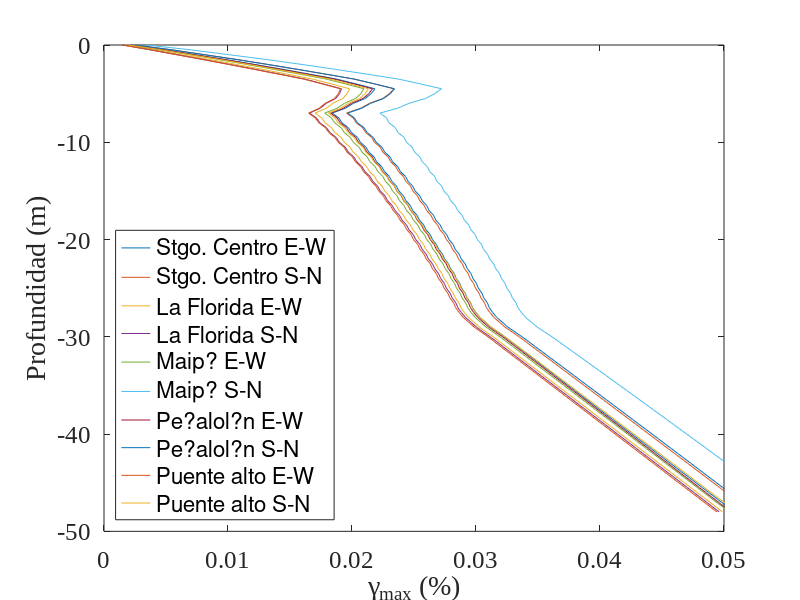

The MATLAB source for this figure:
zetas=-48.0:0.5:0;

maximosStgoCentroEW=1.0e-03*[
    0.5083
    0.5031
    0.4979
    0.4928
    0.4876
    0.4825
    0.4773
    0.4722
    0.4670
    0.4618
    0.4567
    0.4515
    0.4464
    0.4412
    0.4360
    0.4309
    0.4257
    0.4205
    0.4154
    0.4102
    0.4051
    0.3999
    0.3948
    0.3897
    0.3845
    0.3794
    0.3743
    0.3692
    0.3641
    0.3590
    0.3539
    0.3488
    0.3436
    0.3385
    0.3334
    0.3282
    0.3231
    0.3175
    0.3119
    0.3075
    0.3031
    0.2999
    0.2972
    0.2956
    0.2928
    0.2912
    0.2884
    0.2868
    0.2840
    0.2825
    0.2795
    0.2778
    0.2747
    0.2730
    0.2698
    0.2680
    0.2649
    0.2631
    0.2597
    0.2578
    0.2544
    0.2524
    0.2489
    0.2470
    0.2434
    0.2414
    0.2378
    0.2358
    0.2321
    0.2300
    0.2261
    0.2239
    0.2198
    0.2177
    0.2135
    0.2112
    0.2068
    0.2044
    0.1996
    0.1971
    0.1919
    0.1894
    0.1841
    0.1947
    0.2010
    0.2107
    0.2155
    0.2185
    0.2033
    0.1875
    0.1660
    0.1442
    0.1217
    0.0986
    0.0740
    0.0494
    0.0220];

maximosStgoCentroSN=1.0e-03*[
    0.5224
    0.5173
    0.5121
    0.5069
    0.5017
    0.4965
    0.4913
    0.4861
    0.4810
    0.4758
    0.4706
    0.4654
    0.4602
    0.4550
    0.4498
    0.4446
    0.4394
    0.4342
    0.4290
    0.4238
    0.4186
    0.4133
    0.4081
    0.4029
    0.3977
    0.3925
    0.3872
    0.3820
    0.3768
    0.3715
    0.3663
    0.3611
    0.3558
    0.3506
    0.3453
    0.3401
    0.3348
    0.3291
    0.3233
    0.3189
    0.3144
    0.3112
    0.3084
    0.3068
    0.3040
    0.3024
    0.2996
    0.2980
    0.2952
    0.2937
    0.2907
    0.2890
    0.2859
    0.2842
    0.2810
    0.2793
    0.2761
    0.2743
    0.2709
    0.2690
    0.2656
    0.2636
    0.2601
    0.2582
    0.2546
    0.2527
    0.2490
    0.2472
    0.2433
    0.2414
    0.2374
    0.2353
    0.2312
    0.2291
    0.2248
    0.2227
    0.2181
    0.2159
    0.2110
    0.2086
    0.2034
    0.2010
    0.1956
    0.2070
    0.2141
    0.2248
    0.2302
    0.2338
    0.2180
    0.2015
    0.1789
    0.1559
    0.1322
    0.1077
    0.0814
    0.0550
    0.0251];

maximosStgolafloridaEW=1.0e-03*[
    0.4961
    0.4910
    0.4859
    0.4808
    0.4756
    0.4705
    0.4654
    0.4603
    0.4551
    0.4500
    0.4449
    0.4398
    0.4346
    0.4295
    0.4244
    0.4193
    0.4141
    0.4090
    0.4039
    0.3987
    0.3936
    0.3885
    0.3833
    0.3782
    0.3731
    0.3679
    0.3628
    0.3577
    0.3525
    0.3474
    0.3423
    0.3371
    0.3320
    0.3269
    0.3217
    0.3166
    0.3114
    0.3058
    0.3003
    0.2959
    0.2915
    0.2882
    0.2854
    0.2837
    0.2808
    0.2790
    0.2761
    0.2744
    0.2715
    0.2698
    0.2668
    0.2649
    0.2617
    0.2598
    0.2566
    0.2547
    0.2514
    0.2494
    0.2460
    0.2439
    0.2404
    0.2382
    0.2346
    0.2324
    0.2287
    0.2266
    0.2228
    0.2206
    0.2167
    0.2145
    0.2104
    0.2080
    0.2038
    0.2014
    0.1970
    0.1945
    0.1898
    0.1872
    0.1822
    0.1794
    0.1741
    0.1713
    0.1658
    0.1744
    0.1792
    0.1868
    0.1900
    0.1915
    0.1769
    0.1618
    0.1419
    0.1217
    0.1013
    0.0805
    0.0592
    0.0378
    0.0150];

maximosStgolafloridaSN=1.0e-03*[    0.4987
    0.4936
    0.4885
    0.4834
    0.4782
    0.4731
    0.4680
    0.4629
    0.4577
    0.4526
    0.4475
    0.4424
    0.4372
    0.4321
    0.4270
    0.4218
    0.4167
    0.4116
    0.4064
    0.4013
    0.3961
    0.3910
    0.3859
    0.3807
    0.3756
    0.3704
    0.3653
    0.3602
    0.3550
    0.3499
    0.3447
    0.3396
    0.3344
    0.3293
    0.3242
    0.3190
    0.3139
    0.3083
    0.3027
    0.2983
    0.2939
    0.2906
    0.2879
    0.2862
    0.2833
    0.2816
    0.2788
    0.2771
    0.2742
    0.2726
    0.2696
    0.2677
    0.2646
    0.2627
    0.2595
    0.2577
    0.2544
    0.2525
    0.2491
    0.2471
    0.2436
    0.2415
    0.2379
    0.2358
    0.2321
    0.2300
    0.2263
    0.2242
    0.2203
    0.2181
    0.2141
    0.2118
    0.2076
    0.2052
    0.2009
    0.1984
    0.1938
    0.1912
    0.1863
    0.1835
    0.1783
    0.1756
    0.1702
    0.1793
    0.1844
    0.1926
    0.1961
    0.1980
    0.1834
    0.1681
    0.1479
    0.1273
    0.1065
    0.0852
    0.0630
    0.0407
    0.0168];

maximosStgomaipuEW=1.0e-03*[0.5041
    0.4990
    0.4938
    0.4887
    0.4836
    0.4785
    0.4734
    0.4683
    0.4632
    0.4580
    0.4529
    0.4478
    0.4427
    0.4375
    0.4324
    0.4273
    0.4222
    0.4170
    0.4119
    0.4068
    0.4016
    0.3965
    0.3914
    0.3862
    0.3811
    0.3760
    0.3708
    0.3657
    0.3605
    0.3554
    0.3502
    0.3451
    0.3399
    0.3348
    0.3296
    0.3245
    0.3193
    0.3137
    0.3081
    0.3037
    0.2993
    0.2960
    0.2933
    0.2916
    0.2888
    0.2871
    0.2843
    0.2827
    0.2798
    0.2782
    0.2752
    0.2734
    0.2703
    0.2685
    0.2653
    0.2635
    0.2603
    0.2584
    0.2550
    0.2530
    0.2495
    0.2475
    0.2439
    0.2419
    0.2383
    0.2363
    0.2327
    0.2306
    0.2269
    0.2248
    0.2208
    0.2186
    0.2145
    0.2122
    0.2080
    0.2056
    0.2011
    0.1986
    0.1938
    0.1912
    0.1860
    0.1834
    0.1780
    0.1880
    0.1938
    0.2028
    0.2071
    0.2096
    0.1947
    0.1791
    0.1581
    0.1368
    0.1151
    0.0927
    0.0692
    0.0456
    0.0197];

maximosStgomaipuNS=1.0e-03*[    0.5555
    0.5502
    0.5448
    0.5395
    0.5342
    0.5288
    0.5235
    0.5181
    0.5128
    0.5074
    0.5021
    0.4967
    0.4914
    0.4860
    0.4807
    0.4753
    0.4699
    0.4645
    0.4592
    0.4538
    0.4484
    0.4430
    0.4376
    0.4322
    0.4268
    0.4214
    0.4159
    0.4105
    0.4051
    0.3996
    0.3942
    0.3887
    0.3833
    0.3778
    0.3723
    0.3668
    0.3613
    0.3553
    0.3493
    0.3446
    0.3399
    0.3366
    0.3338
    0.3323
    0.3293
    0.3278
    0.3249
    0.3234
    0.3205
    0.3190
    0.3159
    0.3143
    0.3110
    0.3093
    0.3061
    0.3044
    0.3011
    0.2994
    0.2959
    0.2941
    0.2906
    0.2887
    0.2851
    0.2833
    0.2795
    0.2777
    0.2740
    0.2723
    0.2684
    0.2666
    0.2626
    0.2607
    0.2566
    0.2547
    0.2504
    0.2485
    0.2439
    0.2420
    0.2371
    0.2350
    0.2298
    0.2279
    0.2226
    0.2367
    0.2459
    0.2593
    0.2668
    0.2721
    0.2552
    0.2373
    0.2122
    0.1864
    0.1597
    0.1316
    0.1009
    0.0702
    0.0339];

maximosStgopenalolenEW=1.0e-03*[    0.5056
    0.5005
    0.4954
    0.4903
    0.4852
    0.4801
    0.4750
    0.4699
    0.4648
    0.4597
    0.4546
    0.4494
    0.4443
    0.4392
    0.4341
    0.4290
    0.4239
    0.4188
    0.4136
    0.4085
    0.4034
    0.3983
    0.3932
    0.3881
    0.3830
    0.3779
    0.3728
    0.3676
    0.3625
    0.3574
    0.3523
    0.3472
    0.3420
    0.3369
    0.3318
    0.3266
    0.3215
    0.3158
    0.3102
    0.3058
    0.3014
    0.2982
    0.2955
    0.2939
    0.2911
    0.2895
    0.2866
    0.2851
    0.2822
    0.2807
    0.2777
    0.2760
    0.2729
    0.2711
    0.2680
    0.2662
    0.2630
    0.2612
    0.2579
    0.2560
    0.2526
    0.2506
    0.2472
    0.2452
    0.2416
    0.2397
    0.2361
    0.2342
    0.2304
    0.2284
    0.2245
    0.2224
    0.2183
    0.2162
    0.2119
    0.2097
    0.2052
    0.2029
    0.1980
    0.1956
    0.1905
    0.1880
    0.1827
    0.1931
    0.1994
    0.2089
    0.2136
    0.2165
    0.2014
    0.1855
    0.1642
    0.1424
    0.1201
    0.0970
    0.0727
    0.0483
    0.0212];


maximosStgopenalolenNS=1.0e-03*[    0.5250
    0.5198
    0.5147
    0.5095
    0.5043
    0.4991
    0.4939
    0.4887
    0.4835
    0.4784
    0.4732
    0.4680
    0.4628
    0.4576
    0.4524
    0.4472
    0.4420
    0.4368
    0.4315
    0.4263
    0.4211
    0.4159
    0.4107
    0.4054
    0.4002
    0.3950
    0.3897
    0.3845
    0.3793
    0.3740
    0.3688
    0.3635
    0.3582
    0.3530
    0.3477
    0.3425
    0.3372
    0.3314
    0.3257
    0.3212
    0.3167
    0.3134
    0.3107
    0.3091
    0.3063
    0.3047
    0.3019
    0.3003
    0.2975
    0.2960
    0.2930
    0.2913
    0.2881
    0.2864
    0.2832
    0.2815
    0.2782
    0.2764
    0.2730
    0.2711
    0.2676
    0.2657
    0.2621
    0.2602
    0.2565
    0.2546
    0.2509
    0.2489
    0.2451
    0.2431
    0.2390
    0.2369
    0.2327
    0.2306
    0.2263
    0.2241
    0.2195
    0.2171
    0.2122
    0.2097
    0.2044
    0.2019
    0.1965
    0.2079
    0.2149
    0.2255
    0.2309
    0.2343
    0.2184
    0.2017
    0.1790
    0.1558
    0.1320
    0.1074
    0.0811
    0.0547
    0.0249];

maximosStgopuentealtoEW=1.0e-03*[    0.4942
    0.4891
    0.4839
    0.4788
    0.4737
    0.4686
    0.4634
    0.4583
    0.4532
    0.4481
    0.4430
    0.4378
    0.4327
    0.4276
    0.4225
    0.4173
    0.4122
    0.4071
    0.4020
    0.3968
    0.3917
    0.3866
    0.3815
    0.3763
    0.3712
    0.3661
    0.3609
    0.3558
    0.3507
    0.3456
    0.3404
    0.3353
    0.3302
    0.3251
    0.3199
    0.3148
    0.3097
    0.3041
    0.2985
    0.2941
    0.2897
    0.2864
    0.2836
    0.2819
    0.2789
    0.2772
    0.2743
    0.2726
    0.2697
    0.2680
    0.2649
    0.2631
    0.2599
    0.2580
    0.2548
    0.2529
    0.2496
    0.2477
    0.2443
    0.2422
    0.2388
    0.2366
    0.2331
    0.2310
    0.2273
    0.2252
    0.2215
    0.2193
    0.2155
    0.2132
    0.2092
    0.2069
    0.2027
    0.2003
    0.1959
    0.1935
    0.1889
    0.1862
    0.1813
    0.1785
    0.1733
    0.1704
    0.1650
    0.1736
    0.1783
    0.1859
    0.1891
    0.1906
    0.1760
    0.1609
    0.1410
    0.1209
    0.1006
    0.0799
    0.0586
    0.0373
    0.0148];


maximosStgopuentealtoNS=1.0e-03*[    0.5101
    0.5050
    0.4998
    0.4946
    0.4895
    0.4843
    0.4791
    0.4740
    0.4688
    0.4636
    0.4585
    0.4533
    0.4481
    0.4430
    0.4378
    0.4326
    0.4274
    0.4222
    0.4170
    0.4119
    0.4067
    0.4015
    0.3963
    0.3911
    0.3859
    0.3807
    0.3755
    0.3703
    0.3651
    0.3600
    0.3548
    0.3496
    0.3444
    0.3391
    0.3339
    0.3287
    0.3235
    0.3178
    0.3121
    0.3077
    0.3032
    0.3000
    0.2972
    0.2955
    0.2926
    0.2910
    0.2881
    0.2865
    0.2836
    0.2820
    0.2790
    0.2772
    0.2740
    0.2722
    0.2690
    0.2671
    0.2639
    0.2620
    0.2586
    0.2566
    0.2531
    0.2511
    0.2475
    0.2455
    0.2418
    0.2398
    0.2361
    0.2341
    0.2302
    0.2281
    0.2240
    0.2218
    0.2177
    0.2154
    0.2111
    0.2088
    0.2042
    0.2017
    0.1968
    0.1941
    0.1889
    0.1863
    0.1809
    0.1910
    0.1969
    0.2062
    0.2105
    0.2131
    0.1979
    0.1820
    0.1607
    0.1390
    0.1169
    0.0942
    0.0703
    0.0464
    0.0200];


figure
plot(maximosStgoCentroEW*100,zetas)
hold on
plot(maximosStgoCentroSN*100,zetas)
plot(maximosStgolafloridaSN*100,zetas)
plot(maximosStgolafloridaEW*100,zetas)
plot(maximosStgomaipuEW*100,zetas)
plot(maximosStgomaipuNS*100,zetas)
plot(maximosStgopenalolenEW*100,zetas)
plot(maximosStgopenalolenNS*100,zetas)
plot(maximosStgopuentealtoEW*100,zetas)
plot(maximosStgopuentealtoNS*100,zetas)

xlim([0 0.05])
legend('Stgo. Centro E-W', 'Stgo. Centro S-N','La Florida E-W', 'La Florida S-N','Maip? E-W', 'Maip? S-N','Pe?alol?n E-W', 'Pe?alol?n S-N','Puente alto E-W', 'Puente alto S-N', 'Location', 'Southwest' )
xlabel('\gamma_{max} (%)')
ylabel('Profundidad (m)')
set(gca, 'FontSize', 18, 'FontName','Times New Roman')
